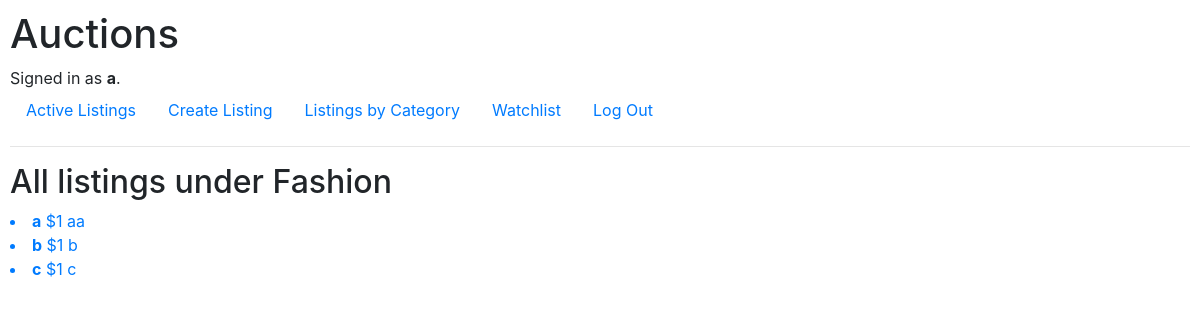
/categories/Fashion (signed in), run on the app's committed database.
### auctions/models.py (models this page shows)
class User(AbstractUser):
    pass

class Listings(models.Model):
    seller = models.ForeignKey(
        settings.AUTH_USER_MODEL,
        on_delete=models.CASCADE,
        blank=True,
        null=True,
    )
    title = models.CharField(max_length=64)
    price = models.IntegerField()
    description = models.CharField(max_length=64)
    image = models.URLField(blank = True)
    category = models.CharField(max_length=1, choices=CATEGORIES)
    closed = models.BooleanField(default=False)
    winner = models.CharField(max_length=64, blank=True)

### auctions/views.py (the view)
# urls.py: path("categories/<str:category>", views.category, name="category")
@login_required(login_url='login')
def category(request, category):
    category_dict = Listings.category.field.choices
    category_id = None
    for i in category_dict:
        if i[1] == category:
            category_id = i[0]
    list = Listings.objects.filter(category=category_id, closed=False)
    return render(request, "auctions/category.html", {
        "category": category, "listings": list
        })

### auctions/templates/auctions/category.html (shortened to what this page needs)
{% extends "auctions/layout.html" %}
{% block body %}
    <h2>
        All listings under {{ category }}
    </h2>
    <div>
        {% for listing in listings %}
            <form action="{% url 'listing' listing.id %}" method="post">
                <a href="{% url 'listing' listing.id %}"><li><b>{{ listing.title }}</b> ${{ listing.price }} {{listing.description}}
                     </li></a>
            </form>
        {% endfor %}
    </div>
{% endblock %}

### auctions/templates/auctions/layout.html (shortened to what this page needs)
{% load static %}
<!DOCTYPE html>
<html lang="en">
    <head>
        <link rel="stylesheet" href="https://stackpath.bootstrapcdn.com/bootstrap/4.4.1/css/bootstrap.min.css">
        <link href="{% static 'auctions/styles.css' %}" rel="stylesheet">
    </head>
    <body>
        <h1>Auctions</h1>
        <div>
            {% if user.is_authenticated %}
                Signed in as <strong>{{ user.username }}</strong>.
            {% else %}
                Not signed in.
            {% endif %}
        </div>
        <ul class="nav">
            <li class="nav-item">
                <a class="nav-link" href="{% url 'index' %}">Active Listings</a>
            </li>
            {% if user.is_authenticated %}
                <li class="nav-item">
                    <a class="nav-link" href="{% url 'create_listing' %}">Create Listing</a>
                </li>
                <li class="nav-item">
                    <a class="nav-link" href="{% url 'categories' %}">Listings by Category</a>
                </li>
                <li class="nav-item">
                    <a class="nav-link" href="{% url 'watchlist' %}">Watchlist</a>
                </li>
                <li class="nav-item">
                    <a class="nav-link" href="{% url 'logout' %}">Log Out</a>
                </li>
            {% endif %}
        </ul>
        <hr>
        {% block body %}
        {% endblock %}
    </body>
</html>

### auctions/static/auctions/styles.css (style rules this page uses)
body { padding: 10px; }

### data on the page
User: username "a"
Listings: title "a", price "1", description "aa"
Listings: title "b", price "1", description "b"
Listings: title "c", price "1", description "c"

### other printed values
{{ category }} "Fashion"
